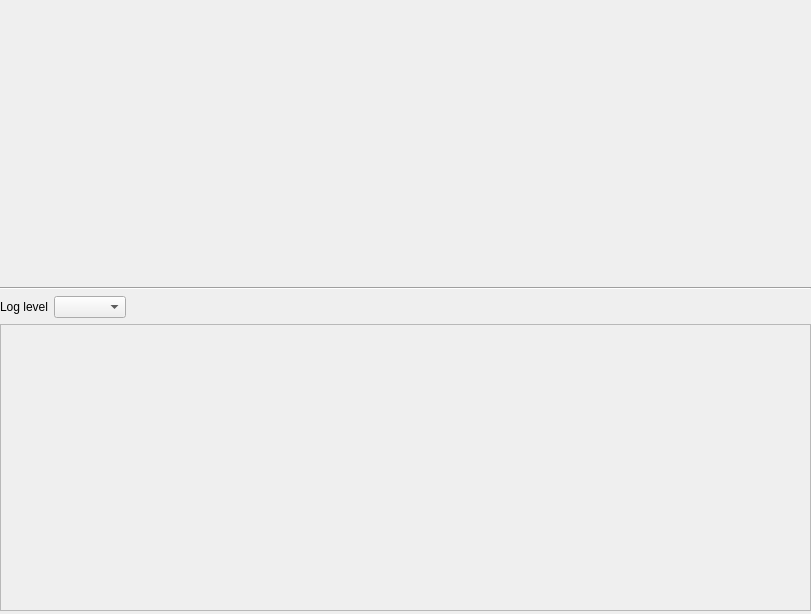
<?xml version="1.0" encoding="UTF-8"?>
<ui version="4.0">
 <class>Widget</class>
 <widget class="QWidget" name="Widget">
  <property name="geometry">
   <rect>
    <x>0</x>
    <y>0</y>
    <width>811</width>
    <height>614</height>
   </rect>
  </property>
  <property name="windowTitle">
   <string>Condor Hardware Adapter</string>
  </property>
  <widget class="QWidget" name="verticalLayoutWidget">
   <property name="geometry">
    <rect>
     <x>0</x>
     <y>0</y>
     <width>811</width>
     <height>611</height>
    </rect>
   </property>
   <layout class="QVBoxLayout" name="verticalLayout">
    <item>
     <spacer name="verticalSpacer">
      <property name="orientation">
       <enum>Qt::Orientation::Vertical</enum>
      </property>
      <property name="sizeHint" stdset="0">
       <size>
        <width>20</width>
        <height>40</height>
       </size>
      </property>
     </spacer>
    </item>
    <item>
     <widget class="Line" name="line">
      <property name="orientation">
       <enum>Qt::Orientation::Horizontal</enum>
      </property>
     </widget>
    </item>
    <item>
     <layout class="QHBoxLayout" name="horizontalLayout">
      <item>
       <widget class="QLabel" name="label">
        <property name="text">
         <string>Log level</string>
        </property>
       </widget>
      </item>
      <item>
       <widget class="QComboBox" name="logLevelCBox"/>
      </item>
      <item>
       <spacer name="horizontalSpacer">
        <property name="orientation">
         <enum>Qt::Orientation::Horizontal</enum>
        </property>
        <property name="sizeHint" stdset="0">
         <size>
          <width>40</width>
          <height>20</height>
         </size>
        </property>
       </spacer>
      </item>
     </layout>
    </item>
    <item>
     <widget class="QPlainTextEdit" name="logDisplay">
      <property name="enabled">
       <bool>false</bool>
      </property>
     </widget>
    </item>
   </layout>
  </widget>
 </widget>
 <resources/>
 <connections/>
</ui>
